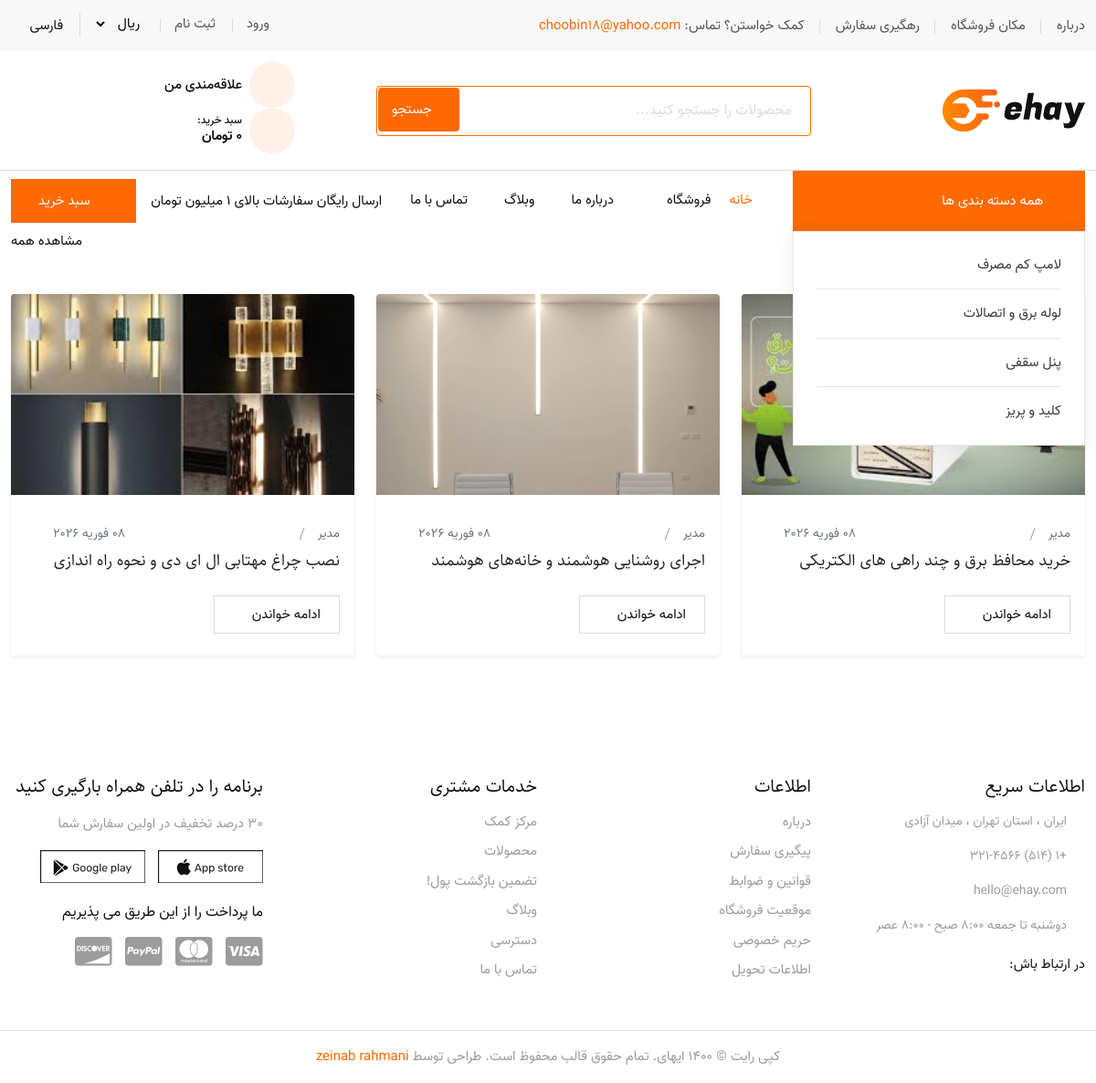
Screenshot of /blog/ with the database file from the repository.
### product_module/models.py (models this page shows, shortened)
class Category(models.Model):
    title = models.CharField(max_length=255, verbose_name='عنوان')
    image = models.ImageField(upload_to='categories/')
    is_active = models.BooleanField(default=True)
    class Meta:
        verbose_name = 'دسته بندی'
        verbose_name_plural = 'دسته بندی ها'

### blog/models.py (models this page shows, shortened)
class Blog(models.Model):
    title = models.CharField(max_length=300)
    image = models.ImageField(upload_to='blogs/')
    author = models.CharField(max_length=100, default='مدیر')
    description = models.TextField()
    created_at = models.DateField(auto_now_add=True)
    slug = models.SlugField(unique=True, blank=True)
    is_active = models.BooleanField(default=True)
    def get_absolute_url(self):
        return reverse("blog:blog-detail", args=[self.slug])
    class Meta:
        verbose_name = 'وبلاگ'
        verbose_name_plural = 'وبلاگ ها'

### blog/views.py (the view)
# urls.py: path('',views.BlogListView.as_view(), name='blog-list'),
class BlogListView(ListView):
    model = Blog
    template_name = 'blog/blog_list.html'
    context_object_name = 'blogs'
    paginate_by = 6
    def get_queryset(self):
        return Blog.objects.all().order_by('-created_at')

### cart_module/context_processors.py (called while the page is built)
def cart_context(request):
    cart_items = []
    cart_total = 0
    cart_count = 0
    if request.user.is_authenticated:
        cart, created = Cart.objects.get_or_create(user=request.user)
        cart_items = cart.items.select_related('product').all()
        cart_total = sum(item.total_price() for item in cart_items)
        cart_count = sum(item.quantity for item in cart_items)
    else:
        cart_items = []
        cart_total = 0
        cart_count = 0
    return {
        'cart_items': cart_items,
        'cart_total': cart_total,
        'cart_count': cart_count,
    }

### product_module/context_processors.py (called while the page is built)
def global_context(request):
    return {
        "categories": Category.objects.filter(is_active=True).order_by('title')
    }

### wishlist/contex_processors.py (called while the page is built)
def wishlist_context(request):
    wishlist_count = 0
    if request.user.is_authenticated:
        try:
            wishlist = Wishlist.objects.get(user=request.user)
            wishlist_count = wishlist.items.count()
        except Wishlist.DoesNotExist:
            wishlist_count = 0
    else:
        wishlist = request.session.get('wishlist_page', [])
        wishlist_count = len(wishlist)
    return {'wishlist_count': wishlist_count}

### blog/templates/blog/blog_list.html
{% extends 'shared/_layout.html' %}
{% block content %}
    <section class="our-blog-area pb-30">
        <div class="container">
            <div class="section-title d-flex justify-content-between align-items-center mb-4">
                <h2>وبلاگ</h2>
                <a href="{% url 'blog:blog-list' %}" class="read-more">
                    مشاهده همه
                </a>
            </div>
            <div class="row justify-content-center">
                {% for blog in blogs %}
                    <div class="col-lg-4 col-md-6 mb-4">
                        <div class="single-blog shadow-sm rounded overflow-hidden">
                            <a href="{{ blog.get_absolute_url }}" class="d-block">
                                {% if blog.image %}
                                    <img src="{{ blog.image.url }}"
                                         alt="{{ blog.title }}"
                                         class="img-fluid w-100"
                                         style="height: 220px; object-fit: cover;">
                                {% else %}
                                    <div style="height:220px; background:#eee;"
                                         class="d-flex align-items-center justify-content-center">
                                        <span>بدون تصویر</span>
                                    </div>
                                {% endif %}
                            </a>
                            <div class="blog-content p-3">
                                <ul class="d-flex justify-content-between text-muted small mb-2">
                                    <li>{{ blog.author }}</li>
                                    <li>{{ blog.created_at|date:"d M Y" }}</li>
                                </ul>
                                <h3 class="mb-3" style="font-size: 18px; line-height: 1.6;">
                                    <a href="{{ blog.get_absolute_url }}" class="text-dark">
                                        {{ blog.title }}
                                    </a>
                                </h3>
                                <a href="{{ blog.get_absolute_url }}" class="default-btn mt-2 d-inline-block">
                                    ادامه خواندن
                                    <i class="ri-arrow-left-line"></i>
                                </a>
                            </div>
                        </div>
                    </div>
                {% empty %}
                    <p class="text-center">مقاله‌ای وجود ندارد</p>
                {% endfor %}
            </div>
        </div>
    </section>
{% endblock %}

### templates/shared/site_header_component.html (shortened to what this page needs)
{% load static %}
<header class="header-area">
    <div class="top-header">
        <div class="container">
            <div class="row align-items-center">
                <div class="col-lg-8">
                    <ul class="header-left-content">
                        <li><a href="{% url 'about_us' %}">درباره</a></li>
                        <li><a href="#">مکان فروشگاه</a></li>
                        <li><a href="{% url 'orders:order_tracking' %}">رهگیری سفارش</a></li>
                        <li>کمک خواستن؟ تماس: <a href="#"><span>choobin18@yahoo.com</span></a></li>
                    </ul>
                </div>
                <div class="col-lg-4">
                    <div class="header-right-content">
                        <ul>
                            {% if request.user.is_authenticated %}
                                <li>
                                    <a href="{% url 'dashboard_page' %}">{{ request.user.get_full_name|default:request.user.email }}</a>
                                </li>
                                <li><a href="{% url 'logout_page' %}">خروج</a></li>
                            {% else %}
                                <li><a href="{% url 'login_page' %}">ورود</a></li>
                                <li><a href="{% url 'register_page' %}">ثبت نام</a></li>
                            {% endif %}
                            <li>
                                <div class="usd">
                                    <select>
                                        <option value="1">ریال</option>
                                    </select>
                                </div>
                            </li>
                            <li>
                                <div class="navbar-option-item navbar-option-language dropdown language-option">
                                    <button class="dropdown-toggle" type="button" id="language2"
                                            data-bs-toggle="dropdown" aria-haspopup="true" aria-expanded="false">
                                        <span class="lang-name">فارسی</span>
                                    </button>
                                </div>
                            </li>
                        </ul>
                    </div>
                </div>
            </div>
        </div>
    </div>
    <div class="middle-header">
        <div class="container">
            <div class="row align-items-center">
                <div class="col-lg-3">
                    <div class="logo">
                        <a href="{% url 'home_page' %}">
                            <img src="{% static 'images/logo.png' %}" alt="Image">
                        </a>
                    </div>
                </div>
                <div class="col-lg-5">
                    <form class="search-box" action="{% url 'product:product_search' %}" method="get">
                        <input type="text" name="q" placeholder="محصولات را جستجو کنید..." class="form-control">
                        <button type="submit" class="search-btn">
                            <i class="ri-search-line"></i> جستجو
                        </button>
                    </form>
                </div>
                <div class="col-lg-4">
                    <ul class="wish-cart">
                        <li>
                            <a href="{% url 'wishlist_page:wishlist' %}" class="d-flex align-items-center">
            <span class="wish-icon position-relative">
                <i class="ri-heart-line"></i>
            </span>
                                <span class="ms-2">علاقه‌مندی من</span>
                            </a>
                        </li>
                        <li>
        <span class="cart d-flex align-items-center" data-bs-toggle="modal" data-bs-target="#exampleModal-cart">
            <span class="wish-icon position-relative">
                <i class="ri-shopping-cart-line"></i>
            </span>
            <span class="ms-2">
                <small class="d-block" style="font-size: 12px; line-height: 1;">سبد خرید:</small>
                <strong>{{ cart_total|default:"0" }} تومان</strong>
            </span>
        </span>
                        </li>
                    </ul>
                </div>
            </div>
        </div>
    </div>
    <div class="navbar-area only-home-one-sticky">
        <div class="desktop-nav">
            <div class="container">
                <nav class="navbar navbar-expand-md navbar-light">
                    <div class="navbar-category">
                        <button type="button">
                            <i class="ri-menu-line"></i> همه دسته بندی ها
                            <i class="arrow-down ri-arrow-down-s-line"></i>
                        </button>
                        <div class="navbar-category-dropdown">
                            <ul>
                                {% for category in categories %}
                                    <li>
                                        <a href="{% url 'product:category-products' pk=category.id %}">{{ category.title }}</a>
                                    </li>
                                {% empty %}
                                    <li>دسته‌ای موجود نیست</li>
                                {% endfor %}
                            </ul>
                        </div>
                    </div>
                    <div class="collapse navbar-collapse mean-menu">
                        <ul class="navbar-nav">
                            <li class="nav-item"><a href="{% url 'home_page' %}" class="nav-link active">خانه</a></li>
                            <li class="nav-item mega-menu">
                                <a href="#" class="nav-link">فروشگاه <i class="ri-arrow-down-s-line"></i></a>
                            </li>
                            <li class="nav-item"><a href="{% url 'about_us' %}" class="nav-link">درباره ما</a></li>
                            <li class="nav-item"><a href="{% url 'blog:blog-list' %}" class="nav-link">وبلاگ</a></li>
                            <li class="nav-item"><a href="{% url 'contact_us' %}" class="nav-link">تماس با ما</a></li>
                        </ul>
                        <div class="others-options ms-auto">
                            <span>ارسال رایگان سفارشات بالای ۱ میلیون تومان</span>
                        </div>
                        <div class="cart-btn ms-3">
                            <button type="button" class="default-btn" data-bs-toggle="modal"
                                    data-bs-target="#exampleModal-cart">
                                <i class="ri-shopping-cart-line"></i> سبد خرید
                            </button>
                        </div>
                    </div>
                </nav>
            </div>
        </div>
    </div>
</header>

### static/css/responsive.css (style rules this page uses)
@media only screen and (min-width:1200px) and (max-width:1399px) { .container { max-width:1320px } }

### static/css/rtl.css (style rules this page uses)
.middle-header .search-box .search-btn { right:auto; left:2px }
.desktop-nav .navbar .navbar-nav { margin-left:auto; margin-right:24px }
.desktop-nav .navbar .navbar-nav .nav-item:last-child a { margin-left:0; margin-right:20px }
.section-title .read-more { right:auto; left:0 }
ul { padding:0 }

### rows the page displays
Category: title "لامپ کم مصرف"
Category: title "لوله برق و اتصالات"
Category: title "پنل سقفی"
Category: title "کلید و پریز"
Blog: author "مدیر", created_at "08 فوریه 2026", title "خرید محافظ برق و چند راهی های الکتریکی"
Blog: image (picture), author "مدیر", created_at "08 فوریه 2026", title "اجرای روشنایی هوشمند و خانه‌های هوشمند"
Blog: image (picture), author "مدیر", created_at "08 فوریه 2026", title "نصب چراغ مهتابی ال ای دی و نحوه راه اندازی"
